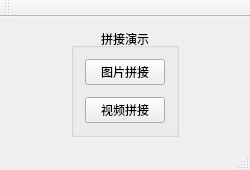
<?xml version="1.0" encoding="UTF-8"?>
<ui version="4.0">
 <class>MainWindow</class>
 <widget class="QMainWindow" name="MainWindow">
  <property name="geometry">
   <rect>
    <x>0</x>
    <y>0</y>
    <width>250</width>
    <height>170</height>
   </rect>
  </property>
  <property name="windowTitle">
   <string>拼接演示</string>
  </property>
  <widget class="QWidget" name="centralWidget">
   <layout class="QHBoxLayout" name="horizontalLayout">
    <item>
     <spacer name="horizontalSpacer">
      <property name="orientation">
       <enum>Qt::Horizontal</enum>
      </property>
      <property name="sizeHint" stdset="0">
       <size>
        <width>55</width>
        <height>20</height>
       </size>
      </property>
     </spacer>
    </item>
    <item>
     <widget class="QGroupBox" name="groupBox">
      <property name="title">
       <string>拼接演示</string>
      </property>
      <property name="alignment">
       <set>Qt::AlignCenter</set>
      </property>
      <layout class="QVBoxLayout" name="verticalLayout">
       <item>
        <widget class="QPushButton" name="imageStitchingBtn">
         <property name="text">
          <string>图片拼接</string>
         </property>
        </widget>
       </item>
       <item>
        <spacer name="verticalSpacer">
         <property name="orientation">
          <enum>Qt::Vertical</enum>
         </property>
         <property name="sizeHint" stdset="0">
          <size>
           <width>20</width>
           <height>0</height>
          </size>
         </property>
        </spacer>
       </item>
       <item>
        <widget class="QPushButton" name="videoStitchingBtn">
         <property name="text">
          <string>视频拼接</string>
         </property>
        </widget>
       </item>
      </layout>
     </widget>
    </item>
    <item>
     <spacer name="horizontalSpacer_2">
      <property name="orientation">
       <enum>Qt::Horizontal</enum>
      </property>
      <property name="sizeHint" stdset="0">
       <size>
        <width>55</width>
        <height>20</height>
       </size>
      </property>
     </spacer>
    </item>
   </layout>
  </widget>
  <widget class="QMenuBar" name="menuBar">
   <property name="geometry">
    <rect>
     <x>0</x>
     <y>0</y>
     <width>250</width>
     <height>22</height>
    </rect>
   </property>
  </widget>
  <widget class="QToolBar" name="mainToolBar">
   <attribute name="toolBarArea">
    <enum>TopToolBarArea</enum>
   </attribute>
   <attribute name="toolBarBreak">
    <bool>false</bool>
   </attribute>
  </widget>
  <widget class="QStatusBar" name="statusBar"/>
 </widget>
 <layoutdefault spacing="6" margin="11"/>
 <resources/>
 <connections/>
</ui>
